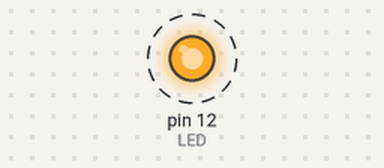
Simulated run of this sketch. Board: Arduino Uno, built with avr-gcc and run on an emulated ATmega328P. Shown: output pins drawn as LEDs (lit = HIGH). Dashed ring = blinking.

Above: at 0.5 s.
Timing chart, 0 to 4.6 s (numbered marks = the images above):
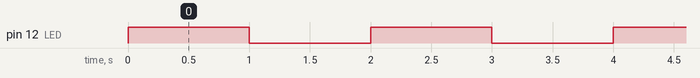

The sketch:

activitiy-blink-one-LED.ino
```cpp
  /*
  Blink
  Turns an LED on for one second, then off for one second, repeatedly.
  */

const int LED = 12; // number of which the cable connected with in Arduino with LED

// the setup function runs once when you press reset or power the board
void setup() {
  // initialize digital pin LED as an output.
  pinMode(LED, OUTPUT);
}

// the loop function runs over and over again forever
void loop() {
  digitalWrite(LED, HIGH);   // turn the LED on (HIGH is the voltage level)
  delay(1000);               // wait for a second
  digitalWrite(LED, LOW);    // turn the LED off by making the voltage LOW
  delay(1000);               // wait for a second
}
```

Measured:
- by itself, pin 12 (LED): alternates HIGH for 1.0 s and LOW for 1.0 s
